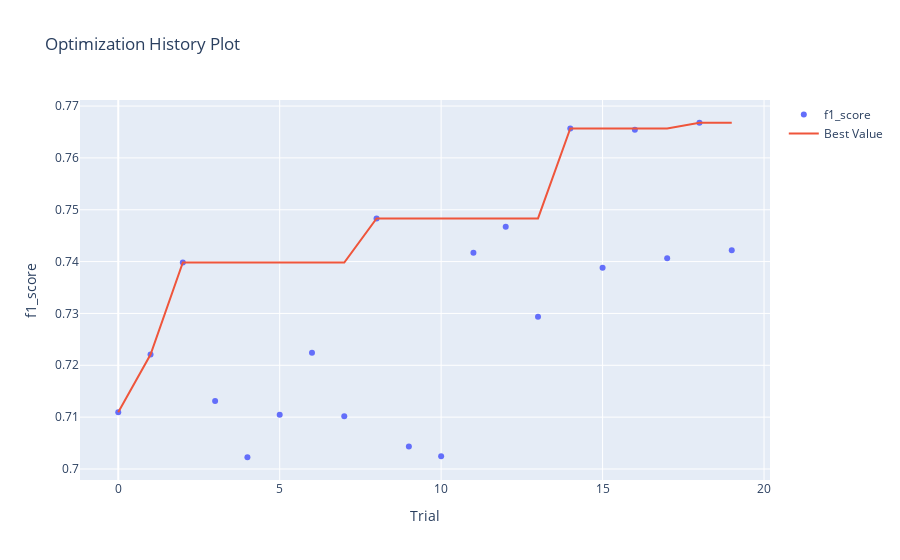

Write notebook code for a chart like this one.
### Code cell
optuna.visualization.plot_optimization_history(study02, target_name="f1_score")

### Figure 1 — Plotly figure (JSON) as saved in the notebook; plotly's stock layout.template omitted (floating-point values rounded to 4 significant figures)
{"data": [{"mode": "markers", "name": "f1_score", "type": "scatter", "x": [0, 1, 2, 3, 4, 5, 6, 7, 8, 9, 10, 11, 12, 13, 14, 15, 16, 17, 18, 19], "y": [0.7109, 0.7221, 0.7398, 0.7131, 0.7023, 0.7104, 0.7224, 0.7101, 0.7483, 0.7043, 0.7025, 0.7417, 0.7467, 0.7293, 0.7657, 0.7388, 0.7654, 0.7406, 0.7668, 0.7422]}, {"name": "Best Value", "type": "scatter", "x": [0, 1, 2, 3, 4, 5, 6, 7, 8, 9, 10, 11, 12, 13, 14, 15, 16, 17, 18, 19], "y": [0.7109, 0.7221, 0.7398, 0.7398, 0.7398, 0.7398, 0.7398, 0.7398, 0.7483, 0.7483, 0.7483, 0.7483, 0.7483, 0.7483, 0.7657, 0.7657, 0.7657, 0.7657, 0.7668, 0.7668]}], "layout": {"title": {"text": "Optimization History Plot"}, "xaxis": {"title": {"text": "Trial"}}, "yaxis": {"title": {"text": "f1_score"}}}}
